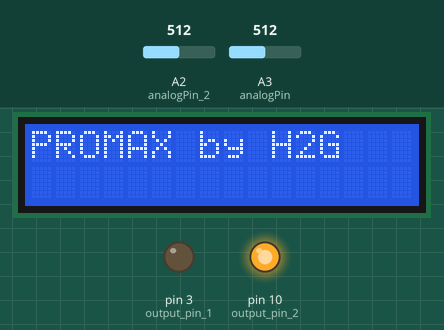
Simulated run of this sketch. Board: Arduino Uno, built with avr-gcc and run on an emulated ATmega328P. Shown: 16×2 character LCD, output pins drawn as LEDs (lit = HIGH). The inputs (shaded band) are chosen by the test bench; at power-on: A3 (analogPin) = 512, A2 (analogPin_2) = 512.

Above: at 0.1 s.
At 8.3 s:
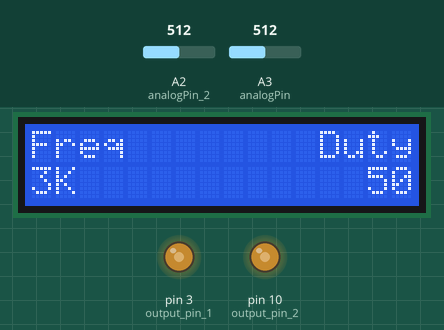
8.4 s: A3 (analogPin) set to 696
9.9 s: A3 (analogPin) set to 722
At 10.9 s:
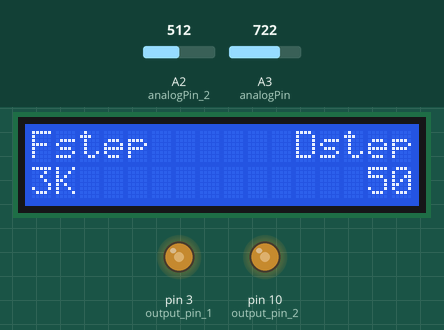
Timing chart, 0 to 12.9 s (numbered marks = the images above; inputs shaded):
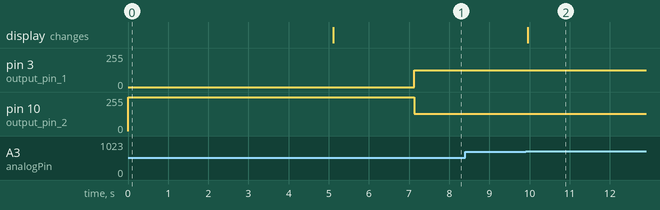

The sketch:

16_7_code.ino
```cpp
#include <Adafruit_LiquidCrystal.h>

// int seconds = 0;
int deadZone = 0;
bool button_status_changed = false;
int analogPin = A3;
int analogPin_2 = A2;

int output_pin_1 = 3;
int output_pin_2 = 10;

int output_1 = 0;
int output_2 = 0;
// resistros values setting (start)
//---------------------------------
int duty_decrement = 930;
int Fstep = 930;

int duty_increment = 852;
int duty_step = 852;

int frequency_decrement = 787;
int present = 787;

int frequency_increment = 731;
//---------------------------------
// resistros values setting (end)

int glob_frequency = 3500;
int glob_duty = 50;

int glob_analaog_1 = 0;
int glob_analaog_2 = 0;

int softMargin = 20;

int freq_index = 0;
int duty_index = 0;

int frequency_steps[5] = {1, 10, 100, 1000, 10000};
int duty_steps[3] = {1, 5, 10};

void display_line_2();
Adafruit_LiquidCrystal lcd_1(0);
void incrementer(int input, int *parameter_match, int *to_beChanged, int to_be_add);
void setup()
{
    TCCR1A = (TCCR1A & 0x0F) | 0xB0; // set pin 10 inverted
    int deadZone = 2;
    pinMode(output_pin_1, OUTPUT);
    pinMode(output_pin_2, OUTPUT);
    lcd_1.begin(16, 2);

    lcd_1.setBacklight(1);
    lcd_1.print("PROMAX by H2G");
    delay(5000);
    lcd_1.setCursor(0, 0);
    lcd_1.print("Freq        Duty");
    glob_frequency = 3000;
    glob_duty = 50;
    display_line_2();
    delay(2000);
    // lcd_1.clear();
}

void loop()
{

    if (glob_analaog_1 != analogRead(analogPin) || glob_analaog_2 != analogRead(analogPin_2))
    {
        glob_analaog_1 = analogRead(analogPin);
        glob_analaog_2 = analogRead(analogPin_2);
        // if any button state changes glob_analaog_1/2 will get reading for further process
        incrementer(glob_analaog_1, &frequency_increment, &glob_frequency, 1);
        incrementer(glob_analaog_1, &frequency_decrement, &glob_frequency, -1);
        incrementer(glob_analaog_1, &duty_increment, &glob_duty, 1);
        incrementer(glob_analaog_1, &duty_decrement, &glob_duty, -1);
        // upper four lines uses a function to increment or decrement in frequency and duty
        if ((glob_analaog_2 >= (Fstep - softMargin) && glob_analaog_2 <= (Fstep + softMargin)))
        {
            if (freq_index < 5)
            {
                glob_frequency = frequency_steps[freq_index];
                freq_index++;
            }
            else if (freq_index >= 5)
            {
                freq_index = 0;
                glob_frequency = frequency_steps[freq_index];
                freq_index++;
            }
            // lcd_1.setCursor(0, 1);
            // delay(100);
            if (!button_status_changed)
            {
                lcd_1.setCursor(0, 0);
                lcd_1.print("Fstep      Dstep");
                button_status_changed = true;
            }
            display_line_2();
        }
        else if ((glob_analaog_2 >= (duty_step - softMargin) && glob_analaog_2 <= (duty_step + softMargin)))
        {
            if (duty_index < 3)
            {
                glob_duty = duty_steps[duty_index];
                duty_index++;
            }
            else if (duty_index >= 3)
            {
                duty_index = 0;
                glob_duty = duty_steps[duty_index];
                duty_index++;
            }
            if (!button_status_changed)
            {
                lcd_1.setCursor(0, 0);
                lcd_1.print("Fstep      Dstep");
                button_status_changed = true;
            }
            display_line_2();
        }
        else if ((glob_analaog_2 >= (present - softMargin) && glob_analaog_2 <= (present + softMargin)))
        {
            glob_duty = 50;
            glob_frequency = 1000;
            if (!button_status_changed)
            {
                lcd_1.setCursor(0, 0);
                lcd_1.print("Fstep      Dstep");
                button_status_changed = true;
            }
            display_line_2();
        }
    }
    display_line_2();
    output_1 = map(glob_duty, 1, 100, 0, 255);
    output_2 = map(glob_duty, 1, 100, 0, 255);
    if (glob_frequency == 10)
    {
        TCCR2B = TCCR2B & B11111000 | B00000111;
    }
    else if (glob_frequency == 100)
    {
        TCCR2B = TCCR2B & B11111000 | B00000110;
    }
    else if (glob_frequency == 1000)
    {
        TCCR2B = TCCR2B & B11111000 | B00000011;
    }
    // deadZoned managed

    analogWrite(output_pin_1, output_1);

    analogWrite(output_pin_2, output_2 + deadZone);
    //
}
void incrementer(int input, int *parameter_match, int *to_beChanged, int to_be_add)
{
    if ((input >= (*parameter_match - softMargin) && input <= (*parameter_match + softMargin)))
    {
        *to_beChanged += to_be_add;
        if (!button_status_changed)
        {
            lcd_1.setCursor(0, 0);
            lcd_1.print("Fstep      Dstep");
            button_status_changed = true;
        }
        display_line_2();
    }
}
void display_line_2()
{
    lcd_1.setCursor(0, 1);
    lcd_1.setCursor(0, 1);
    int temp_size = (String(glob_frequency).length());
    int temp_size_2 = temp_size;
    if (temp_size > 3)
    {
        lcd_1.print(String(glob_frequency / 1000));
        lcd_1.print("K");
    }
    else if (temp_size > 6)
    {
        lcd_1.print(String(glob_frequency / 100000));
        lcd_1.print("M");
    }
    else
    {
        lcd_1.print(String(glob_frequency));
    } // upper part manage frequency output
    // lower part will manage Duty ouput
    temp_size = (String(glob_duty).length());
    if (glob_frequency == 1)
    {
        for (int j = 1 + (String(glob_duty).length()); j < 16; j++)
        {
            lcd_1.print(" ");
        }
        lcd_1.print(String(glob_duty));
    }
    else if ((glob_frequency >= 10 && glob_frequency <= 99) || (glob_frequency >= 1000 && glob_frequency <= 9999))
    {
        for (int j = 2 + (String(glob_duty).length()); j < 16; j++)
        {
            lcd_1.print(" ");
        }
        lcd_1.print(String(glob_duty));
    }
    else if (temp_size_2 >= 4 || (glob_frequency >= 100 && glob_frequency <= 999))
    {
        for (int j = 3 + (String(glob_duty).length()); j < 16; j++)
        {
            lcd_1.print(" ");
        }
        lcd_1.print(String(glob_duty));
    }
}
```

Measured:
- the behaviour switches between 710 and 711 on A3 (analogPin) (found by bisection; images 1 and 2)
- after the input at 8.4 s, every drawn part: stays the same
- after the input at 9.9 s, the display: changes after 0.05 s (image 2)
